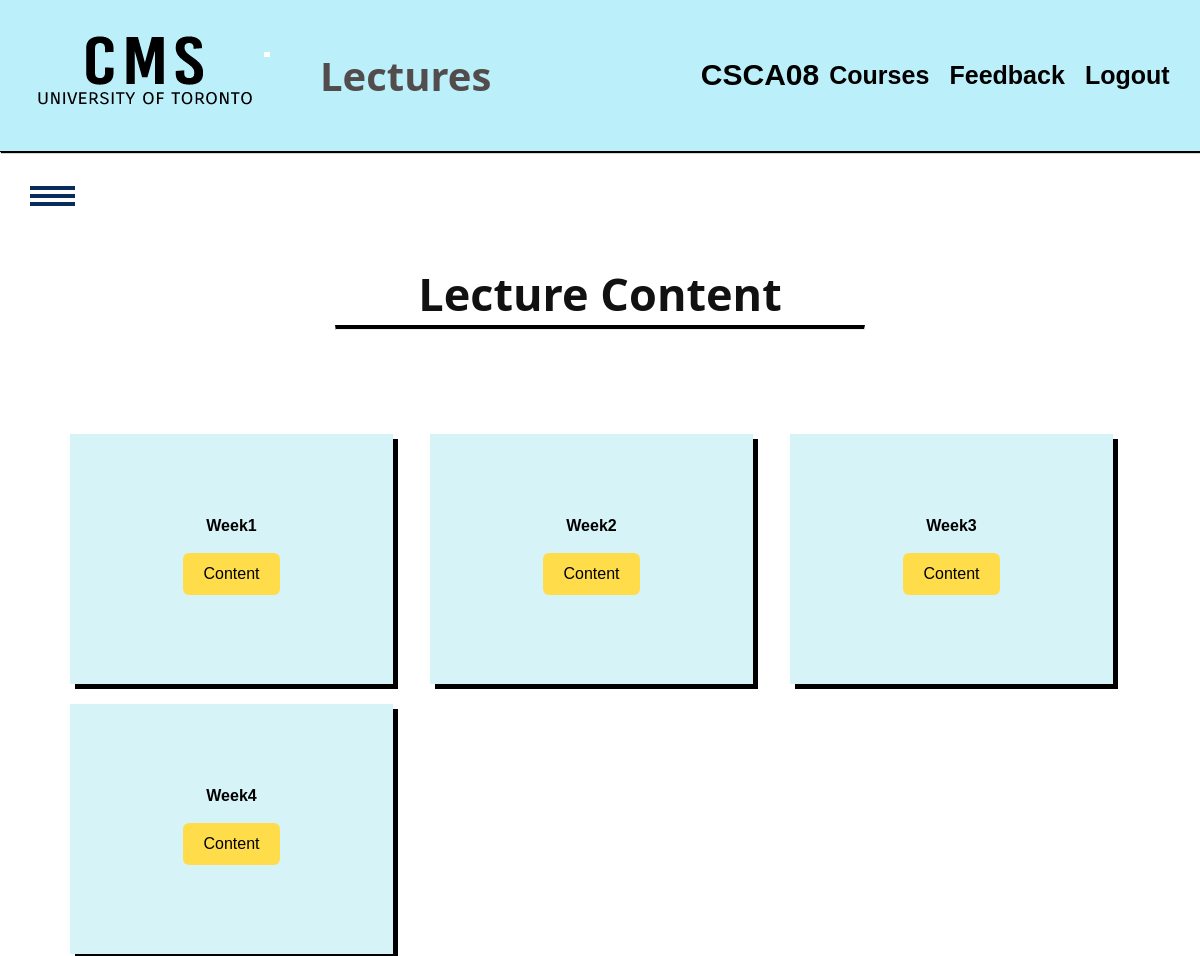
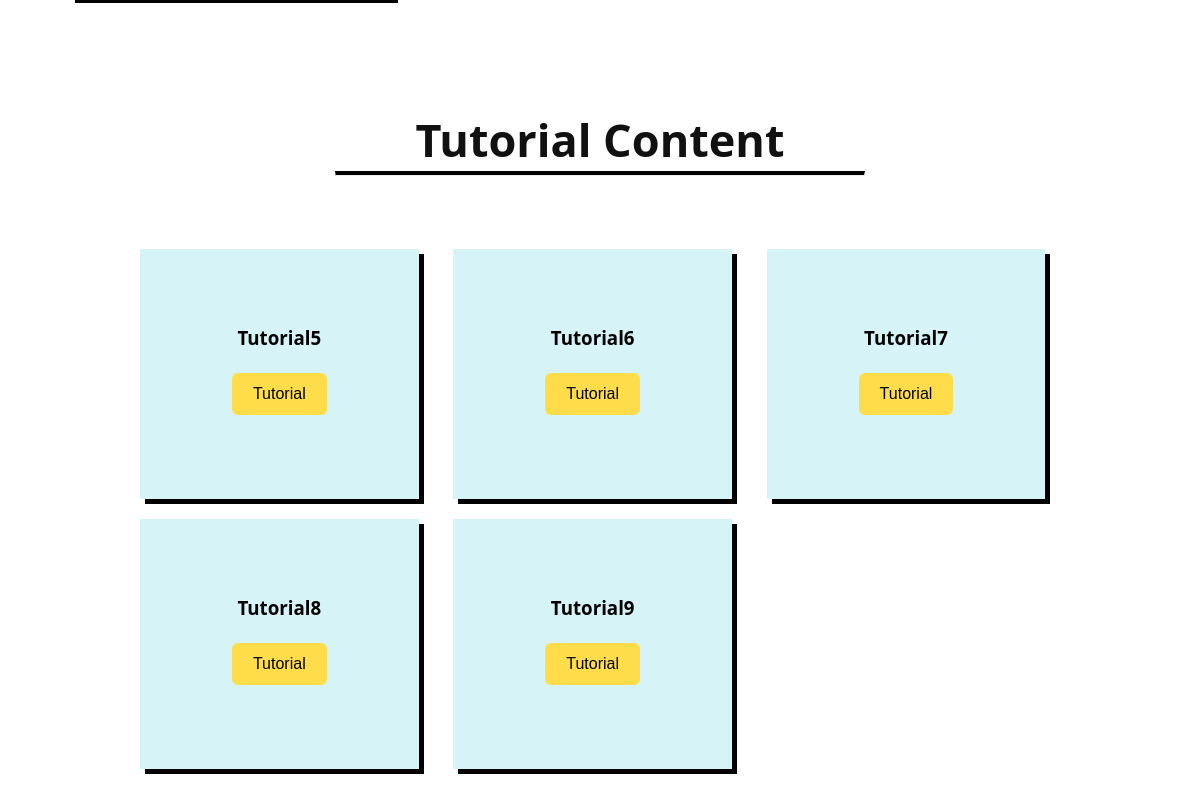
Screenshot of /courses/CSCA08/lectures (signed in) with the database file from the repository (2 pictures, top to bottom).
### tables this page shows
CREATE TABLE "lectures" (
	"courseid"	TEXT,
	"lec_order"	INTEGER,
	"lec_title"	TEXT,
	"html"	TEXT
, "is_tutorial"	INTEGER DEFAULT 0);

### app.py (the view)
@app.route('/courses/<string:courseid>/lectures')
def show_course_lectures(courseid):
    if check_session():
        return redirect('/login')
    userid = get_userid()
    if userid == -1:
        return "Invalid userid, try logging in"
    if checkvalidcourseid(courseid):
        return "Course ID is invalid"
    user = SESSIONS[request.cookies.get('sessionId')]
    privilege = user.privilege
    lectures = d.query_assoc("SELECT * FROM lectures WHERE courseid = '"+ courseid +"' AND is_tutorial = 0 ORDER BY lec_order;")
    tutorials = d.query_assoc("SELECT * FROM lectures WHERE courseid = '"+ courseid +"' AND is_tutorial = 1 ORDER BY lec_order;")
    g.lectures = lectures
    g.tutorials = tutorials
    g.courseid = courseid
    g.name = user.name
    return render_template('lectures.html')

### app.py (called while the page is built)
def check_session():
    sessionId = request.cookies.get('sessionId')
    if not (sessionId in SESSIONS.keys()):
        print('FAILED Session Check')
        return True
    else:
        print('PASSED Session Check')
        return False

def get_userid():
    if 'sessionId' in request.cookies:
        if request.cookies.get('sessionId') in SESSIONS.keys():
            return SESSIONS[request.cookies.get('sessionId')].userid
    return -1

def checkvalidcourseid(courseid):
    courses = d.query("SELECT * FROM courses WHERE courseid = '"+ courseid +"';")
    return len(courses) != 1

### database.py (called while the page is built)
def dict_factory(cursor, row):
    d = {}
    for idx, col in enumerate(cursor.description):
        d[col[0]] = row[idx]
    return d

def query(sql):
    con = sqlite3.connect(DATABASE_PATH)
    cur = con.cursor()
    cur.execute(sql)
    rows = cur.fetchall()
    con.commit()
    con.close()
    return rows

def query_assoc(sql):
    con = sqlite3.connect(DATABASE_PATH)
    con.row_factory = dict_factory
    cur = con.cursor()
    cur.execute(sql)
    rows = cur.fetchall()
    con.close()
    return rows

### templates/lectures.html (shortened to what this page needs)
<!DOCTYPE html>
<html lang="en">
<head>
    <link rel="stylesheet" href="/static/css/style.css">
</head>
<body>
    <header>
        <nav>
            <img class="uoftlogo" src="/static/images/CMSlogo.png" alt="Logo">
            <h1>Lectures</h1>
            <h2>{{g.courseid}}</h2>
            <ul>
                <li><a href="/dashboard"><b>Courses</b></a> </li>
                <li><a href="/feedback"><b>Feedback</b></a> </li>
                <li><a href="/logout"><b>Logout</b></a> </li>
            </ul>
        </nav>
    </header>
    <div id="sidebar">
        <div class="toggle-btn" onclick="show()">
            <span></span>
            <span></span>
            <span></span>
        </div>
    </div>
    <div class="mainwrap">
        <div class="midtitle">
            <h2>Lecture Content</h2>
            <hr class="midline">
            <br><br>
        </div>
        <section class="lecturecontent">
            {%for lec in g.lectures %}
            <div class="week">
                <h4 class="item1">{{lec['lec_title']}}</h4>
                <a href="/courses/{{g.courseid}}/lectures/{{lec['lec_order']}}" class="btn">Content</a>
            </div>
            {%endfor%}
        </section>
    </div>
    <div class="mainwrap">
        <div class="midtitle">
            <h2>Tutorial Content</h2>
            <hr class="midline">
        </div>
        <section class="tutorialcontent">
            {%for lec in g.tutorials %}
            <div class="week">
                <h3 id="w2" class="tuttitle">{{lec['lec_title']}}</h3>
                <a href="/courses/{{g.courseid}}/lectures/{{lec['lec_order']}}" class="btn">Tutorial</a>
            </div>
            {%endfor%}
        </section>
    </div>
</body>
</html>

### static/css/style.css (style rules this page uses)
* { margin: 0; padding: 0; box-sizing: border-box; }
html { scroll-behavior: smooth; }
h1 { font-family: 'Segoe UI', 'San Francisco', Tahoma, Geneva, Verdana, sans-serif; }
h3 { font-family: 'Segoe UI', 'San Francisco', Tahoma, Geneva, Verdana, sans-serif; }
body { font-family: Helvetica; }
header { font-size: 20px; border-bottom: 1px solid rgb(0, 0, 0); padding-bottom: 1px; position: sticky; top: 0px; background: rgb(187, 239, 249); box-shadow: 1px 1px 1px black; }
nav { position: relative; min-height: 10vh; display: flex; align-items: center; justify-content: space-between; }
.uoftlogo { padding-left: 20px; padding-right: 10px; }
nav h1 { Color: rgb(82, 76, 76); padding-left: 40px; font-size: 40px; flex: 1; }
nav ul { list-style: none; display: flex; justify-content: space-around; font-size: 25px; flex: 1; }
nav a { color: black; text-decoration: none; }
#sidebar { position: fixed; width: 300px; height: 100%; background: #306bac; left: -300px; transition: 0.4s ease; }
#sidebar .toggle-btn { position: absolute; top: 30px; left: 330px; }
.toggle-btn span { width: 45px; height: 4px; background: #082c5c; display: block; margin-top: 4px; }
.midtitle { color: #111; font-family: 'Open Sans', sans-serif; font-size: 30px; font-weight: 300; padding-top: 50px; text-align: center; }
.midline { width: 50%; border-top: 4px solid rgb(0, 0, 0); margin: auto; }
.btn { margin: 8px 8px; background: #ffdd4a; color: black; padding: 0.6rem 1.3rem; text-decoration: none; border-radius: 6px; transition: 0.2s ease; }
.mainwrap { margin: 5% 70px; line-height: 1.4; display: grid; grid-gap: 20px; }
.lecturecontent { display: grid; grid-gap: 20px; grid-template-columns: repeat(3, minmax(200px, 1fr)); }
.tutorialcontent { margin: 5% 70px; line-height: 1.4; display: grid; grid-gap: 20px; grid-template-columns: repeat(3,minmax(200px,1fr)); }
.week { background: rgb(214, 243, 248); text-align: center; padding: 1.5rem 2rem; box-shadow: 5px 5px black; display: flex; flex-direction: column; align-items: center; justify-content: center; min-height: 250px; max-width: 95%; }
.week h3 { margin-bottom: 14px; }
.week h4 { margin-bottom: 8px; }

### rows the page displays
lectures: lec_title "Week1"
lectures: lec_title "Week2"
lectures: lec_title "Week3"
lectures: lec_title "Week4"
lectures: lec_title "Tutorial5"
lectures: lec_title "Tutorial6"
lectures: lec_title "Tutorial7"
lectures: lec_title "Tutorial8"
lectures: lec_title "Tutorial9"

### other values shown
{{ g.courseid }} "CSCA08"
